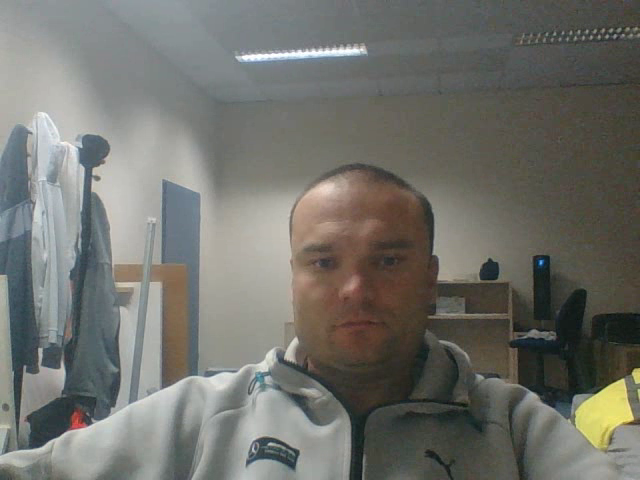
#> input picture frame 15 of 20-10-2023-22-31-22.mp4, 640 x 480 px, given in place of the camera
$ python camera.py
#> lines starting #> are read from the running program, lines starting #| are printed output that depends on the picture
import cv2
import time
import datetime


cap = cv2.VideoCapture(0)

face_cascade = cv2.CascadeClassifier(cv2.data.haarcascades + "haarcascade_frontalface_default.xml")
body_cascade = cv2.CascadeClassifier(cv2.data.haarcascades + "haarcascade_fullbody.xml")

detection = False
detection_stoped_time = None
timer_started = False
SECONDS_TO_RECORD_AFTER_DETECTION = 5

frame_size = (int(cap.get(3)), int(cap.get(4)))
fourcc = cv2.VideoWriter_fourcc(*"mp4v")


while True:

    _, frame = cap.read()
#> frame is the input picture: shape (480, 640, 3); mean B, G, R 107.5, 113.2, 112.9

    gray = cv2.cvtColor(frame, cv2.COLOR_BGR2GRAY)
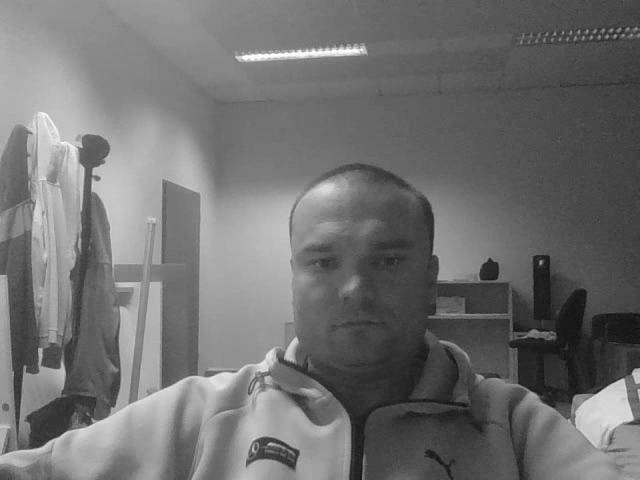
#> gray: shape (480, 640); min 13, max 255, mean 112.4

    faces = face_cascade.detectMultiScale(gray, 1.3, 5)
#> faces = [[275, 202, 158, 158]]

    bodies = body_cascade.detectMultiScale(gray, 1.3, 5)
#> bodies = ()

    if len(faces) + len(bodies) > 0:
        if detection:
            timer_started = False
        else:
            detection = True
            current_time = datetime.datetime.now().strftime("%d-%m-%Y-%H-%M-%S")
            out = cv2.VideoWriter(f"{current_time}.mp4", fourcc, 20, frame_size)
            print("Started recording!")
    elif detection:
        if timer_started:
            if time.time() - detection_stoped_time >= SECONDS_TO_RECORD_AFTER_DETECTION:
                detection=False
                timer_starded = False
                out.release()
                print('Stop Recording')
        else:
            timer_started = True
            detection_stoped_time = time.time()

    if detection:
        out.write(frame)


    # [5 lines of commented-out code are left out]

    cv2.imshow("Kamera", frame)

    if cv2.waitKey(1) == ord('q'):
#> (key q is pressed here)
        break


out.release()
cap.release()
cv2.destroyAllWindows()

$ run again, starting later in the video
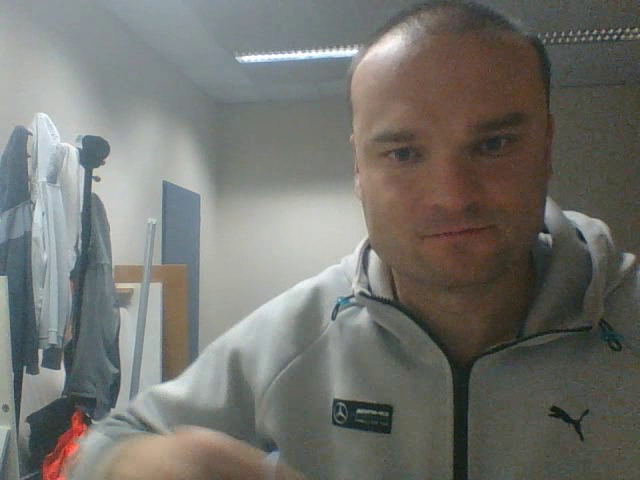
#> input picture frame 68 of 20-10-2023-22-31-22.mp4, 640 x 480 px, given in place of the camera
#> frame is the input picture: shape (480, 640, 3); mean B, G, R 109.7, 114.8, 115
#> `gray = cv2.cvtColor(frame, cv2.COLOR_BGR2GRAY)`:
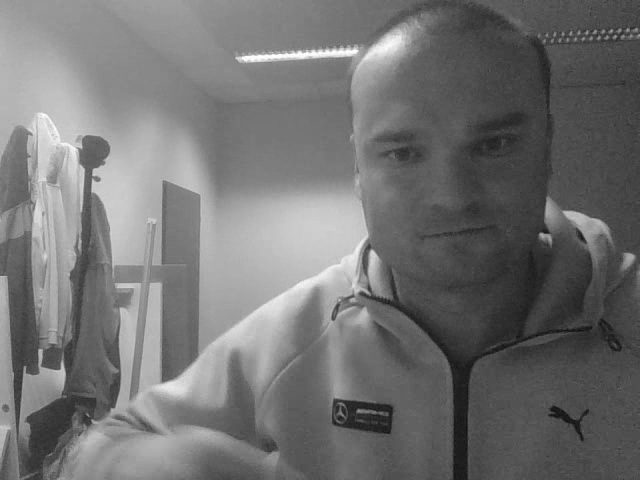
#> gray: shape (480, 640); min 14, max 255, mean 114.3
#> faces = [[345, 77, 203, 203]]
#> bodies = ()
